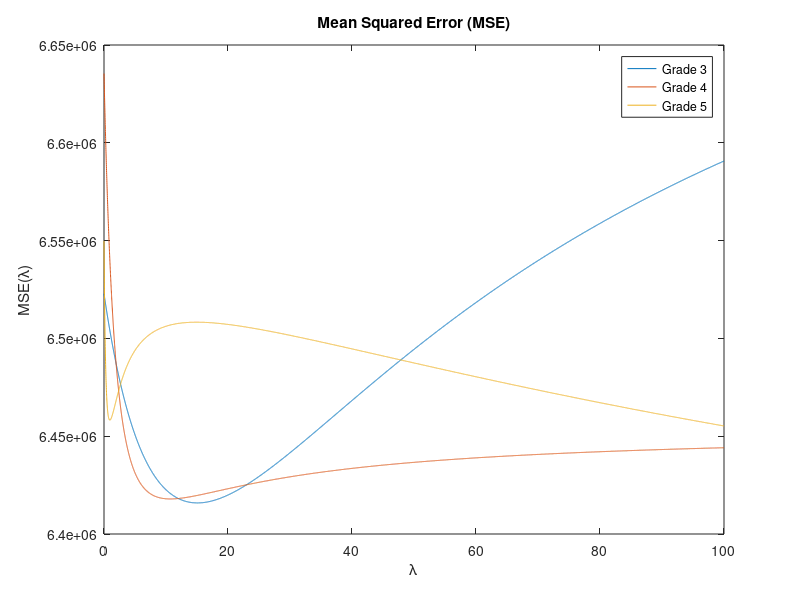
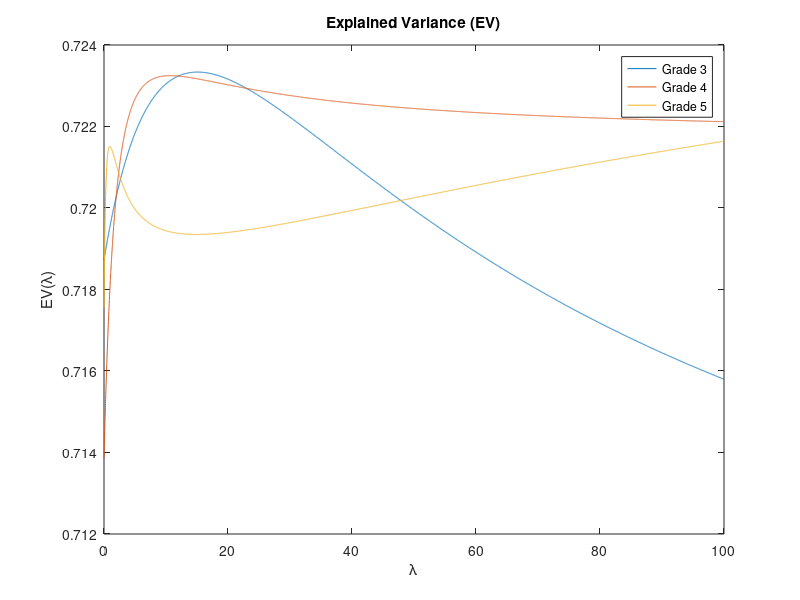

Reproduce these figures in MATLAB, in order.
%% Fco Javier Vargas Garcia-Donas
% P3 - Lineal Regression

% Loading data
close all;
clear all;
load('datos_energia_eolica_P1.mat');

% Getting parameters from our data
[N,M] = size(X);
x = X(:,1);        % Wind speed

% Discarting non-relevant data and adding indepent component

    % Getting rid of the outliers
    index = x < 20;
    
    % Updating our data
    x = x(index);
    Y = Y(index);
    
% Model 2: Solving by normal equations and regularization
% Bulding the X and Xtest model of order 1
    
    % Train data
    X = [ones(length(x),1) x x.^2];

    % Test Building model for test data too
    xtt = Xtt(:,1);
    
    % Getting rid of the outliers
    index = xtt < 20;
    xtt = xtt(index);
    Ytt = Ytt(index);    
    
    % Building the model
    Xtt = [ones(length(xtt),1) xtt xtt.^2];

poly_grade = 5;

for n = 3:poly_grade

    % Building the system 
        X = [X  x.^n];

        % Getting new parameters
        [N,M] = size(X);
        
        fprintf('Iteration = %d N = %d M = %d\n', n, N, M);

    % Preprocessing test data
        Xtt = [Xtt  xtt.^n];

    % Looping

        N_loop = 10000;
        error_v = zeros(1, N_loop);
        mse_v = zeros(1, N_loop);
        lambda_v = linspace(0, 100, N_loop);

        for i = 1:N_loop;

             % Weights & regularization
                lambda = lambda_v(i);
                lambda = [0, lambda * ones(1,M-1)];
                lambda_matrix = diag(lambda);

            % Fitting the model

                % Normal equation with lambda regularization
                w = inv(X' * X + lambda_matrix) * X' * Y;

            % Predictions

                % Model: Y = X * w
                Y_train = X * w;
                Y_est = Xtt * w;

            % Evaluation of the regressor

                % Computing the EV (explained variance)
                Ns = length(Ytt);
                sigma2 = var(Ytt);

                mse = 1/(Ns) * sum( (Y_est - Ytt).^2 );
                ev = 1 - mse/sigma2;

            % Saving the error
                mse_v(i) = mse;
                error_v(i) = ev;

        end    

    % Plotting lambda VS error figure
        
        figure(1);
        plot(lambda_v, mse_v);
        title('Mean Squared Error (MSE)');
        xlabel('\lambda');
        ylabel('MSE(\lambda)');
        hold on;

        figure(2);
        plot(lambda_v, error_v);
        title('Explained Variance (EV)');
        xlabel('\lambda');
        ylabel('EV(\lambda)');
        hold on;
    
end

% Building the legend
mylegend = [];
for n = 3:poly_grade
    mylegend = [mylegend; 'Grade ' num2str(n)];
end

figure(1)
legend(mylegend)

figure(2)
legend(mylegend)

    
    
    
    
    
